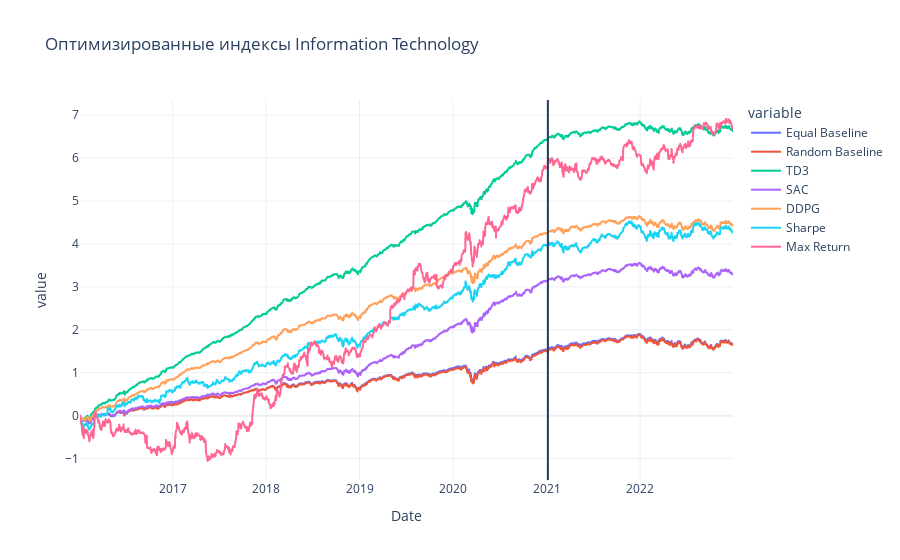

This figure's notebook cell:
### Code cell
fig = px.line(index_like_df.iloc[:3000], template="plotly_white", title='Оптимизированные индексы Information Technology')
fig.add_vline(x=index_like_df.iloc[1260].name)
fig.show()

### Figure 1 — Plotly figure (JSON) as saved in the notebook; plotly's stock layout.template omitted (floating-point values rounded to 4 significant figures; data arrays with more than 128 entries replaced by an {"elided": "..."} marker saying what was removed)
{"data": [{"hovertemplate": "variable=Equal Baseline<br>Date=%{x}<br>value=%{y}<extra></extra>", "legendgroup": "Equal Baseline", "line": {"color": "#636efa", "dash": "solid"}, "marker": {"symbol": "circle"}, "mode": "lines", "name": "Equal Baseline", "showlegend": true, "x": {"elided": "1761 str values"}, "xaxis": "x", "y": {"elided": "1761 float values"}, "yaxis": "y", "type": "scattergl"}, {"hovertemplate": "variable=Random Baseline<br>Date=%{x}<br>value=%{y}<extra></extra>", "legendgroup": "Random Baseline", "line": {"color": "#EF553B", "dash": "solid"}, "marker": {"symbol": "circle"}, "mode": "lines", "name": "Random Baseline", "showlegend": true, "x": {"elided": "1761 str values"}, "xaxis": "x", "y": {"elided": "1761 float values"}, "yaxis": "y", "type": "scattergl"}, {"hovertemplate": "variable=TD3<br>Date=%{x}<br>value=%{y}<extra></extra>", "legendgroup": "TD3", "line": {"color": "#00cc96", "dash": "solid"}, "marker": {"symbol": "circle"}, "mode": "lines", "name": "TD3", "showlegend": true, "x": {"elided": "1761 str values"}, "xaxis": "x", "y": {"elided": "1761 float values"}, "yaxis": "y", "type": "scattergl"}, {"hovertemplate": "variable=SAC<br>Date=%{x}<br>value=%{y}<extra></extra>", "legendgroup": "SAC", "line": {"color": "#ab63fa", "dash": "solid"}, "marker": {"symbol": "circle"}, "mode": "lines", "name": "SAC", "showlegend": true, "x": {"elided": "1761 str values"}, "xaxis": "x", "y": {"elided": "1761 float values"}, "yaxis": "y", "type": "scattergl"}, {"hovertemplate": "variable=DDPG<br>Date=%{x}<br>value=%{y}<extra></extra>", "legendgroup": "DDPG", "line": {"color": "#FFA15A", "dash": "solid"}, "marker": {"symbol": "circle"}, "mode": "lines", "name": "DDPG", "showlegend": true, "x": {"elided": "1761 str values"}, "xaxis": "x", "y": {"elided": "1761 float values"}, "yaxis": "y", "type": "scattergl"}, {"hovertemplate": "variable=Sharpe<br>Date=%{x}<br>value=%{y}<extra></extra>", "legendgroup": "Sharpe", "line": {"color": "#19d3f3", "dash": "solid"}, "marker": {"symbol": "circle"}, "mode": "lines", "name": "Sharpe", "showlegend": true, "x": {"elided": "1761 str values"}, "xaxis": "x", "y": {"elided": "1761 float values"}, "yaxis": "y", "type": "scattergl"}, {"hovertemplate": "variable=Max Return<br>Date=%{x}<br>value=%{y}<extra></extra>", "legendgroup": "Max Return", "line": {"color": "#FF6692", "dash": "solid"}, "marker": {"symbol": "circle"}, "mode": "lines", "name": "Max Return", "showlegend": true, "x": {"elided": "1761 str values"}, "xaxis": "x", "y": {"elided": "1761 float values"}, "yaxis": "y", "type": "scattergl"}], "layout": {"xaxis": {"anchor": "y", "domain": [0.0, 1.0], "title": {"text": "Date"}}, "yaxis": {"anchor": "x", "domain": [0.0, 1.0], "title": {"text": "value"}}, "legend": {"title": {"text": "variable"}, "tracegroupgap": 0}, "title": {"text": "Оптимизированные индексы Information Technology"}, "shapes": [{"type": "line", "x0": "2021-01-06", "x1": "2021-01-06", "xref": "x", "y0": 0, "y1": 1, "yref": "y domain"}]}}
